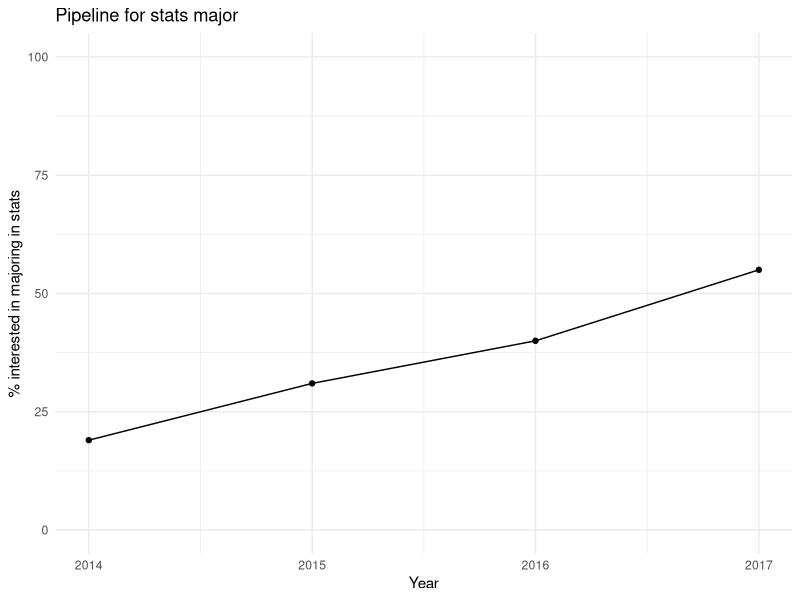
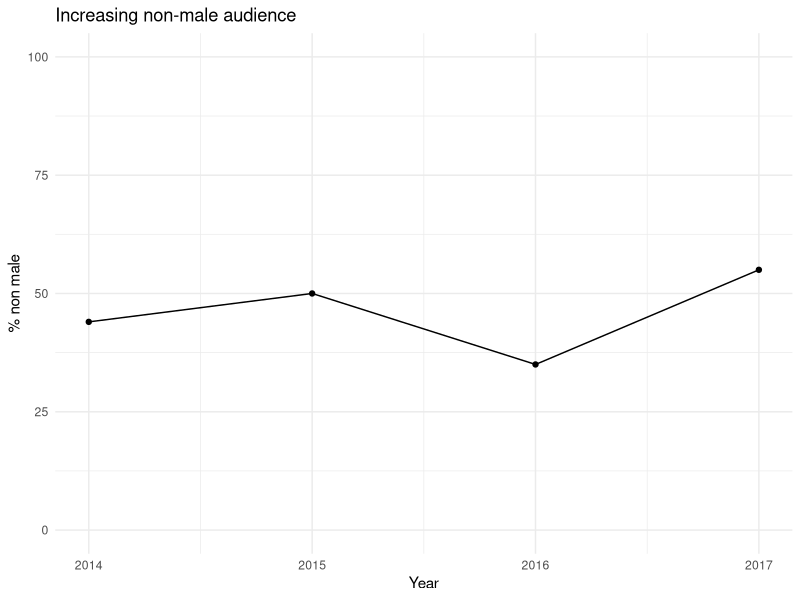

The R source for these figures, in order:
library(tidyverse)

interest <- c(0.19, 0.31, 0.40, 0.55)*100
year <- 2014:2017
perc_non_male <- c(0.44, 0.50, 0.35, 0.55)*100

d <- tibble(interest = interest,
            year = year, 
            perc_non_male = perc_non_male)

ggplot(d, aes(x = year, y = interest)) +
  geom_point() +
  geom_line() +
  theme_minimal() +
  labs(title = "Pipeline for stats major",
       y = "% interested in majoring in stats",
       x = "Year") +
  ylim(0, 100)

ggplot(d, aes(x = year, y = perc_non_male)) +
  geom_point() +
  geom_line() +
  theme_minimal() +
  labs(title = "Increasing non-male audience",
       y = "% non male",
       x = "Year") +
  ylim(0,100)
